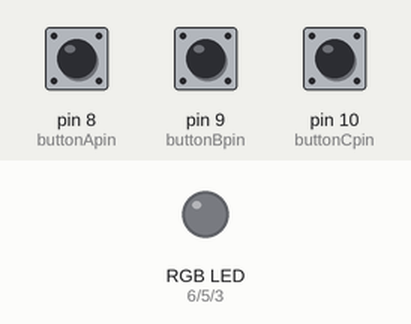
Bench run of a sketch on a simulated Arduino Uno, built with avr-gcc and run on an emulated ATmega328P. Parts: an RGB LED mixed from three pins (HIGH = lit). The inputs (shaded band) are chosen by the test bench; at power-on: pin 8 (buttonApin) HIGH, pin 9 (buttonBpin) HIGH, pin 10 (buttonCpin) HIGH. Dim RGB values are drawn brighter than linear.

Above: at 1.2 s.
1.3 s: pin 8 (buttonApin) pulled LOW for 0.15 s
At 1.9 s:
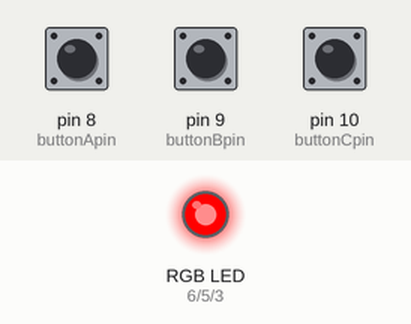
2.9 s: pin 9 (buttonBpin) pulled LOW for 0.15 s
At 4.1 s:
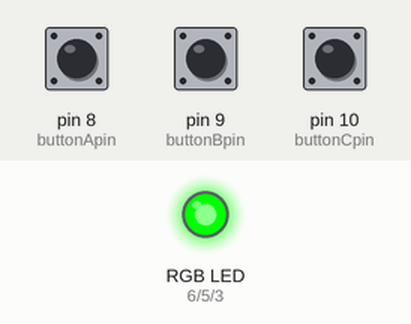
4.5 s: pin 10 (buttonCpin) pulled LOW for 0.15 s
At 5.5 s:
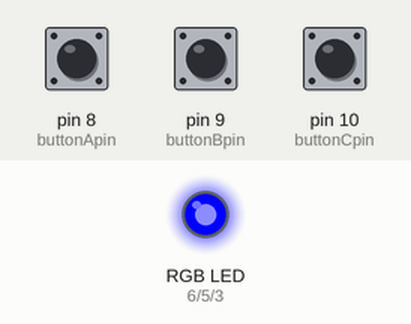
6.1 s: pin 8 (buttonApin) pulled LOW for 1 s
At 6.7 s:
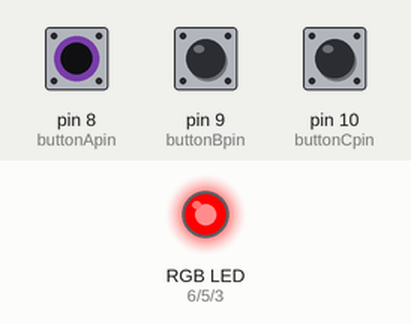
8.6 s: pin 9 (buttonBpin) pulled LOW for 1 s
At 9.8 s:
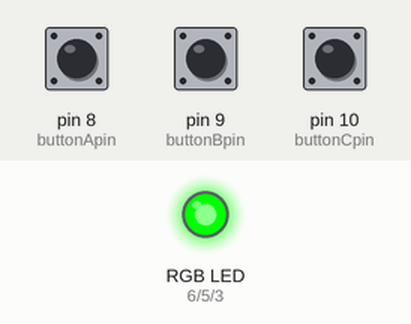
11.1 s: pin 8 (buttonApin) driven LOW and pin 10 (buttonCpin) driven LOW
At 12.0 s:
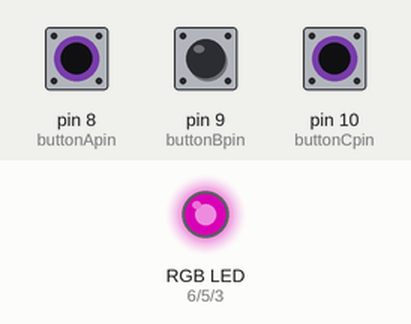
Timing chart, 0 to 13.6 s (numbered marks = the images above; inputs shaded):
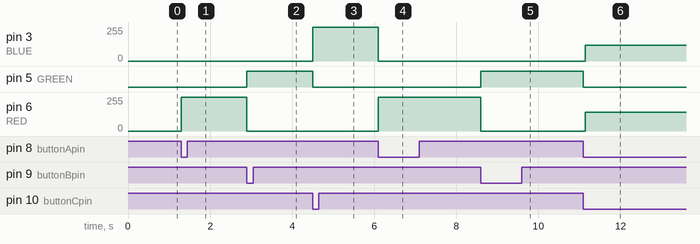

The sketch:

pulsanti___rgb.ino
```cpp
int buttonApin = 8;
int buttonBpin = 9;
int buttonCpin = 10;
#define BLUE 3
#define GREEN 5
#define RED 6
void red(){
  digitalWrite(RED,HIGH);
  digitalWrite(GREEN,LOW);
  digitalWrite(BLUE,LOW);
}
void green(){
  digitalWrite(RED,LOW);
  digitalWrite(GREEN,HIGH);
  digitalWrite(BLUE,LOW);
}
void blue(){
  digitalWrite(RED,LOW);
  digitalWrite(GREEN,LOW);
  digitalWrite(BLUE,HIGH);
}
void setup(){
  pinMode(buttonApin,INPUT_PULLUP);
  pinMode(buttonBpin,INPUT_PULLUP);
  pinMode(buttonCpin,INPUT_PULLUP);
  pinMode(RED,OUTPUT);
  pinMode(GREEN,OUTPUT);
  pinMode(BLUE,OUTPUT);
}
void loop(){
  if (digitalRead(buttonApin) == LOW){
    red();
  }
  if (digitalRead(buttonBpin) == LOW){
    green();
  }
  if (digitalRead(buttonCpin) == LOW){
    blue();
  }
}
```

Measured:
- after the input at 1.3 s, pin 6 (RED): 0/255 → 255/255 at once
- after the input at 2.9 s, pin 5 (GREEN): LOW → HIGH at once; pin 6 (RED): 255/255 → 0/255 at once
- after the input at 4.5 s, pin 3 (BLUE): 0/255 → 255/255 at once; pin 5 (GREEN): HIGH → LOW at once
- after the input at 6.1 s, pin 3 (BLUE): 255/255 → 0/255 at once; pin 6 (RED): 0/255 → 255/255 at once
- after the input at 8.6 s, pin 5 (GREEN): LOW → HIGH at once; pin 6 (RED): 255/255 → 0/255 at once
- after the input at 11.1 s, pin 3 (BLUE): 0/255 → 117/255 at once; pin 5 (GREEN): HIGH → LOW at once; pin 6 (RED): 0/255 → 139/255 at once
